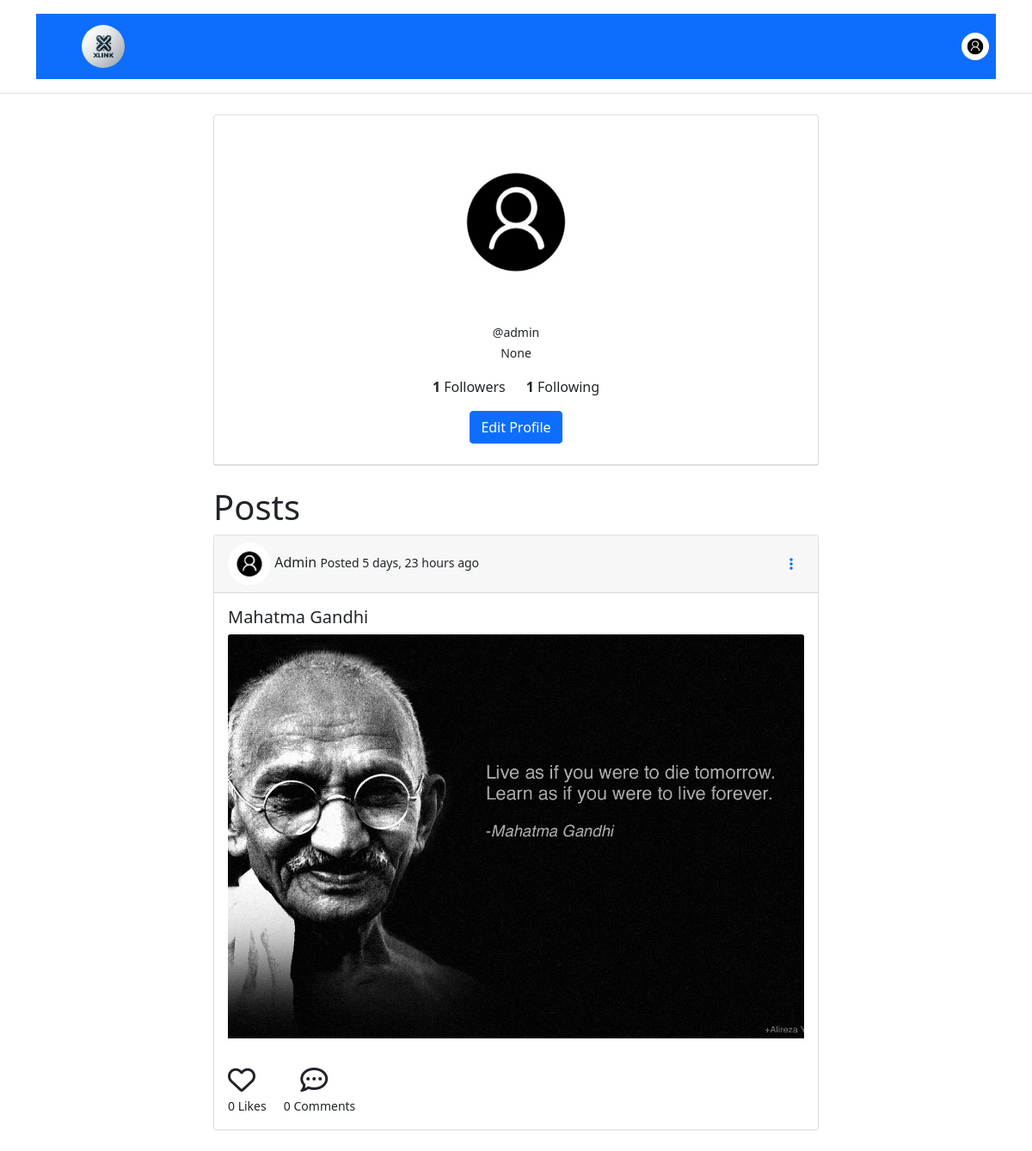
The page /user-profile/admin/ (signed in) on the database its author committed.
### auth_app/models.py (models this page shows, shortened)
class CustomUser(AbstractUser):
    profile_image = models.ImageField(upload_to='profile_images/', null=True, blank=True)
    bio = models.CharField(max_length=255,null=True,blank=True)
    is_active = models.BooleanField(default=False)
    verification_code = models.CharField(max_length=255, blank=True, null=True)
    forgot_password_token = models.CharField(max_length=255, blank=True, null=True)
    followers = models.ManyToManyField('self', related_name='following', symmetrical=False)
    def is_following(self, user):
        return user.followers.filter(pk=self.pk).exists()
    def get_followers_count(self):
        return self.followers.count()
    def get_following_count(self):
        return self.following.count()

### content_app/models.py (models this page shows, shortened)
class Post(models.Model):
    user = models.ForeignKey(CustomUser, on_delete=models.CASCADE)
    image = models.ImageField(upload_to='post_images/')
    caption = models.TextField(null=True, blank=True)
    date_posted = models.DateTimeField(auto_now_add=True)
    likes = models.ManyToManyField(CustomUser,related_name='post_likes',blank=True)
    comments = models.ManyToManyField(CustomUser, through='Comment', related_name='commented_posts')
    def no_of_likes(self):
        return self.likes.count()
    def no_of_comments(self):
        return self.comments.count()

### content_app/views.py (the view)
# urls.py: path('user-profile/<str:username>/',views.user_profile,name='user-profile'),
@login_required(login_url='/user/login/')
def user_profile(request, username):
    user = get_object_or_404(CustomUser, username=username)
    '''Get all posts of that user'''
    posts = Post.objects.filter(user=user).order_by('-date_posted')
    '''Check if the currently logged-in user is following the user'''
    is_following = request.user.is_following(user)
    '''Count followers and followings'''
    followers_count = user.get_followers_count()
    following_count = user.get_following_count()
    context = {
        'users': user,
        'username': username,
        'posts': posts,
        'is_following': is_following,
        'followers_count': followers_count,
        'following_count': following_count
    }
    return render(request, 'user-profile.html', context)

### content_app/templates/user-profile.html (shortened to what this page needs)
{% extends 'core/base.html' %}
{% load static %}
{% block content %}
<div class="container mt-4">
  <div class="container mt-4">
    <div class="row justify-content-center">
      <div class="col-md-8">
        <div class="card text-center">
          <div class="card-header bg-transparent">
          <div class="card-body position-relative">
            <img src="{% if users.profile_image %}{{ users.profile_image.url }}{% else %}{% static 'images/default_profile.jpg' %}{% endif %}"
            alt="{{ users.username }}'s profile image"
            class="rounded-circle profile-img border border-white img-fluid"
            style="width: 200px; height: 200px;"/>
            <small>@{{ users.username }}</small><br />
            <small>{{ users.bio }}</small><br />
            <div class="d-flex flex-row justify-content-center mt-3">
              <div class="me-4">
                <strong>{{ followers_count }}</strong> Followers
              </div>
              <div>
                <strong>{{ following_count }}</strong> Following
              </div>
            </div>
            <div class="mt-3">
              {% if users == request.user %}
                <a href="{% url 'edit-profile' %}" class="btn btn-primary">Edit Profile</a>
              {% endif %}
            </div>
          </div>
        </div>
      </div>
    </div>
  <div class="col-md-8 mt-4">
    <h1>Posts</h1>
    {% for post in posts %}
      <div class="card mb-4">
        <div class="card-header d-flex justify-content-between align-items-center">
          <div>
            {% if post.user.profile_image %}
              <img
                src="{{ post.user.profile_image.url }}"
                width="50"
                height="50"
                class="rounded-circle"
              />
            {% else %}
              <img
                src="{% static 'images/default_profile.jpg' %}"
                width="50"
                height="50"
                class="rounded-circle"
              />
            {% endif %}
            {% if post.user.first_name or post.user.last_name %}
            <a href="#" class="fw-bolder text-decoration-none text-dark">
              {{ post.user.get_full_name|title }}
            </a>
            {% else %}
            {{ post.user.username|title }}
            {% endif %}
            <small>Posted {{ post.date_posted | timesince }} ago</small>
          </div>
          {% if post.user == request.user %}
          <div class="dropdown">
            <button class="btn btn-link" type="button" id="dropdownMenuButton" data-bs-toggle="dropdown" aria-expanded="false">
                <i class="fa-solid fa-ellipsis-vertical"></i>
            </button>
        </div>
          {% endif %}
        </div>
        <div class="card-body">
          <h5 class="card-title">{{ post.caption }}</h5>
          {% if post.image %}
            <a href="{% url 'post-details' post.id %}" style="display: block; width: auto; height: 470px; overflow: hidden;">
              <img src="{{ post.image.url }}" style="width: 100%; height: 100%; object-fit: cover;" class="card-img-top" alt="Social Media Post Image" />
            </a>
          {% endif %}
        </div>
        <div class="card-body">
          <a href="{% url 'like' post.id %}" class="text-decoration-none">
            {% if user in post.likes.all %}
              <i class="fas fa-heart fa-2x text-dark"></i>
            {% else %}
              <i class="far fa-heart fa-2x text-dark"></i>
            {% endif %}
          </a>
          <a class="mx-5 text-dark" onclick="toggleCommentSection('{{ post.id }}')" style="cursor: pointer;">
            <i class="far fa-comment-dots fa-2x"></i>
          </a>
          <br>
          <small>{{ post.no_of_likes }} Likes</small>
          <a href="{% url 'post-details' post.id %}" class="text-decoration-none text-dark">
            <small class="m-3">{{ post.no_of_comments }} Comments </small>
          </a>
        </div>
      </div>
    {% empty %}
      <p>No posts available.</p>
    {% endfor %}
  </div>
</div>
</div>
</div>
{% endblock content %}

### rows shown on the page
Post: user.username "Admin", date_posted "5 days, 23 hours", caption "Mahatma Gandhi", image (picture), no_of_likes "0", no_of_comments "0"

### other values the page prints
{{ users.username }} "admin"
{{ users.bio }} "None"
{{ followers_count }} "1"
{{ following_count }} "1"
